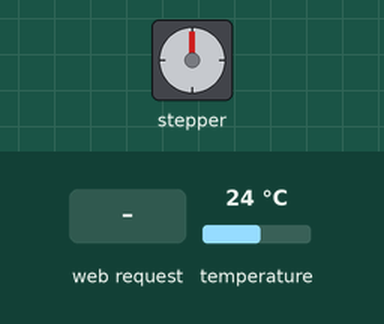
Recording of a sketch running on a simulated ESP32. On the bench: stepper motor. Wiring (inferred from the names in the program): stepper motor driver (200 steps per turn assumed): step GPIO 33; direction GPIO 32. The inputs (shaded band) are chosen by the test bench; at power-on: temperature 24 °C. What the sketch prints to the serial monitor is not drawn.

Above: at 2.3 s.
2.4 s: HTTP request GET /setTemperature?temperature= received
Timing chart, 0 to 8.1 s (numbered marks = the images above; inputs shaded):
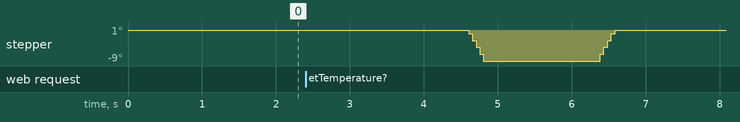

The sketch:

handle.ino
```cpp
#include <WiFi.h>
#include <OneWire.h>
#include <DallasTemperature.h>

#define ONE_WIRE_BUS 25

OneWire oneWire(ONE_WIRE_BUS);
DallasTemperature sensors(&oneWire);

const char* ssid = "ESP32-Access-Point";
const char* password = "123456789";
WiFiServer server(80);

String header;
bool isRunning = false;
bool called = false;
int setTemperature = 0;
long motorStepCounter = 0;

const int dirPin = 32;
const int stepPin = 33;
int flag = 0;
int end = 1;
int temperature_check = 0;
int reset = 0;


void setup() {
  Serial.begin(115200);
  pinMode(stepPin, OUTPUT);
  pinMode(dirPin, OUTPUT);
  WiFi.softAP(ssid, password);

  IPAddress IP = WiFi.softAPIP();
  Serial.print("AP IP address: ");
  Serial.println(IP);
  server.begin();
  sensors.begin();
  Serial.println("Setup complete.");
}

void loop() {
  WiFiClient client = server.available();
  sensors.requestTemperatures();
  float currentTemperature = sensors.getTempFByIndex(0);

  if (client){
    String currentLine = "";
    while (client.connected()) {
      if (client.available()) {
        char c = client.read();
        header += c;
        if (c == '\n') {
          if (currentLine.length() == 0) {
            client.println("HTTP/1.1 200 OK");
            client.println("Content-type:text/html");
            client.println("Connection: close");
            client.println();
            sendWebPage(client, currentTemperature);

            if (header.indexOf("GET /stop") >= 0) {
              isRunning = false;
              reset = 1;
              //resetMotor();
            } else if (header.indexOf("GET /setTemperature?temperature=") >= 0) {
              int pos = header.indexOf("temperature=") + 12;
              int endPos = header.indexOf(' ', pos);
              setTemperature = header.substring(pos, endPos).toInt();
              isRunning = true;
            }
            break;
          } else {
            currentLine = "";
          }
        } else if (c != '\r') {
          currentLine += c;
        }
      }
    }
    header = "";
    client.stop();
    Serial.println("Client disconnected.");
    if( isRunning == true && called == false){
        Serial.println("Called");
        end = 0;
        temperature_check = setTemperature;
        }
    }
    sensors.requestTemperatures();
    float temperature  = sensors.getTempFByIndex(0);
    Serial.print("Temperature: ");
    Serial.print(temperature);
    Serial.println(" F");
    Serial.println(flag);
    if( end == 0 || end == 2 ){
        if (((temperature > temperature_check) && flag > 0) || reset == 1){
            //end = 2;
            for (int i=0; i<5; i++){
              stepCCW();
              delay(50);
              flag--;
              if(flag <= 0){
                  end = 1;
                  called = false;
                  isRunning = false;
                  reset = 0;
              }
          }
        } else {
            for (int i=0; i<5; i++){
              stepCW();
              delay(50);
              flag++;
            }
        }
    }
}


void resetMotor() {
  while (motorStepCounter > 0) {
    stepCCW();
    motorStepCounter--;
    delay(50);
  }
  while (motorStepCounter < 0) {
    stepCW();
    motorStepCounter++;
    delay(50);
  }
}

void stepCW() {
  digitalWrite(dirPin, LOW);
  digitalWrite(stepPin, HIGH);
  delayMicroseconds(10);
  digitalWrite(stepPin, LOW);
  delayMicroseconds(10);
}

void stepCCW() {
  digitalWrite(dirPin, HIGH);
  digitalWrite(stepPin, HIGH);
  delayMicroseconds(10);
  digitalWrite(stepPin, LOW);
  delayMicroseconds(10);
}

void sendWebPage(WiFiClient& client, float currentTemperature) {
  client.println("<!DOCTYPE html><html>");
  client.println("<head><meta name=\"viewport\" content=\"width=device-width, initial-scale=1\">");
  client.println("<style>html { font-family: Helvetica; display: inline-block; margin: 0px auto; text-align: center;}");
  client.println(".button { background-color: #4CAF50; border: none; color: white; padding: 16px 40px; text-decoration: none; font-size: 30px; margin: 2px; cursor: pointer;}");
  client.println("</style></head>");
  client.println("<body><h1>ESP32 Temperature Control Server</h1>");
  client.println("<form action=\"/setTemperature\" method=\"GET\">");
  client.println("<input type=\"number\" name=\"temperature\" placeholder=\"Enter Temperature\">&deg;F<br>");
  client.println("<input type=\"submit\" value=\"Start\" class=\"button\">");
  client.println("</form>");
  client.println("<p><a href=\"/stop\"><button class=\"button\">Stop</button></a></p>");
  client.println("<p>Current Temperature: " + String(currentTemperature) + " &deg;F</p>");
  client.println("</body></html>");
}
```
